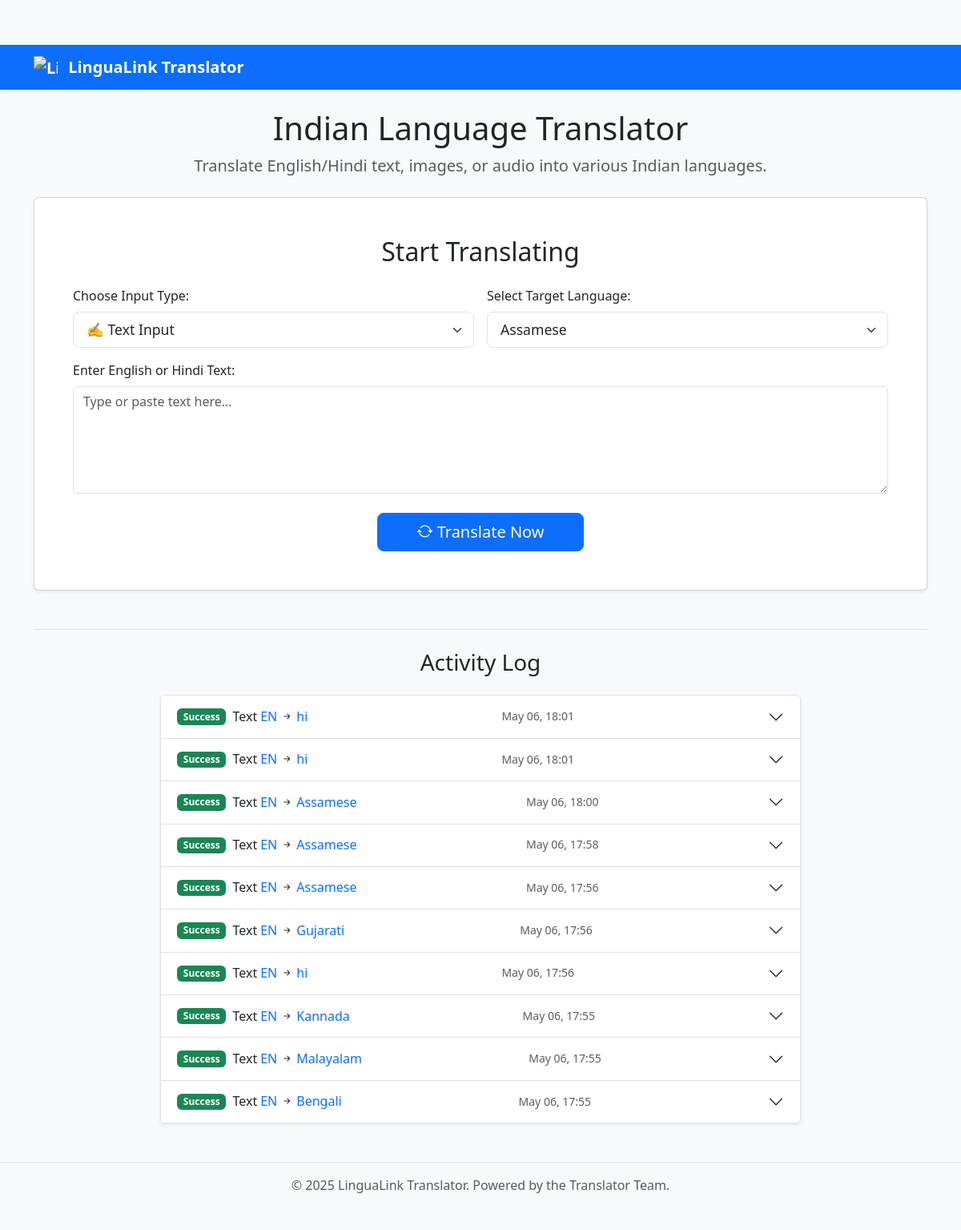
Before: / with the older database file.
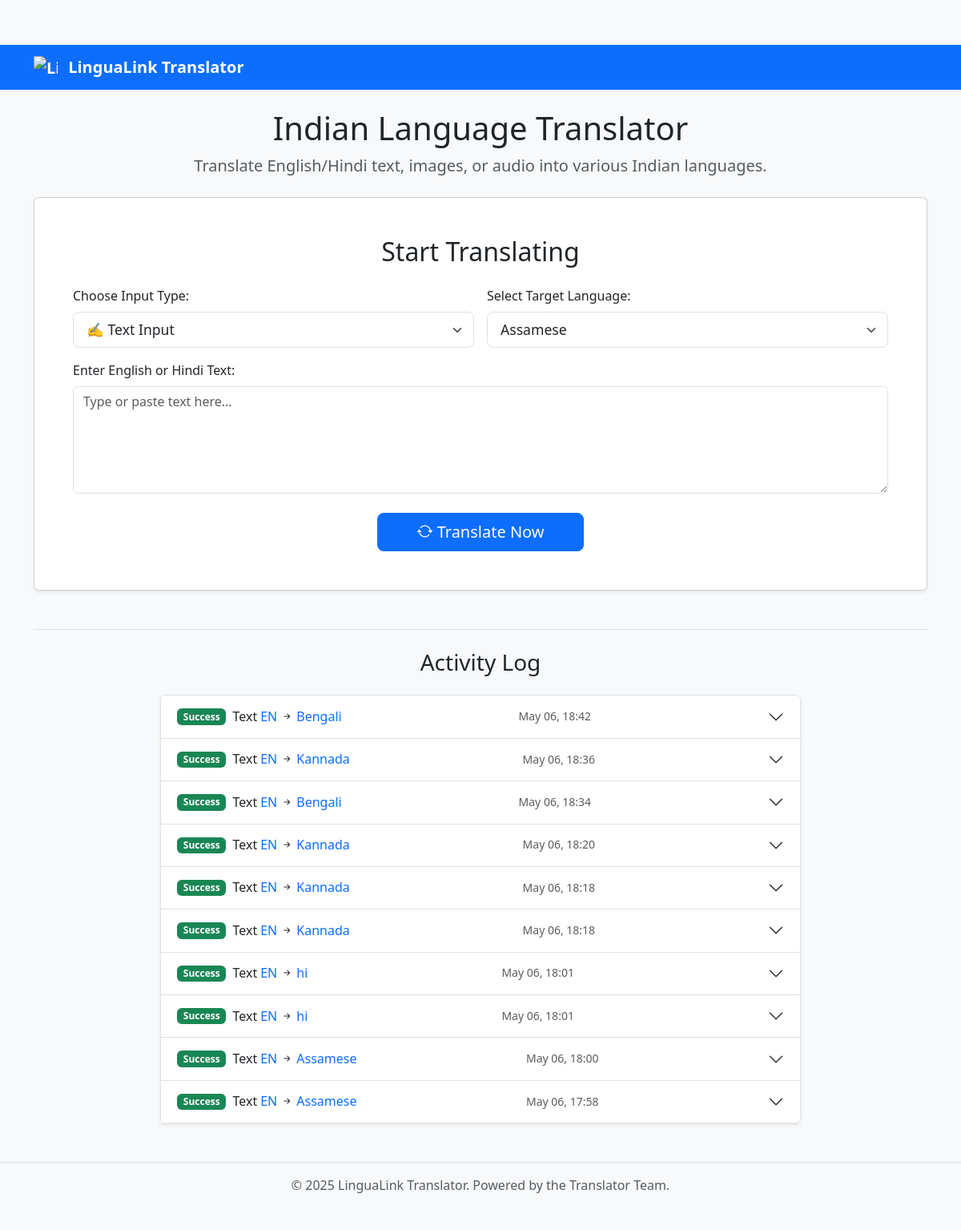
After: the same page with the newer database file.
### models.py (models this page shows, shortened)
class TranslationLog(db.Model):
    id = db.Column(db.Integer, primary_key=True)
    timestamp = db.Column(db.DateTime, default=datetime.utcnow)
    input_type = db.Column(db.String(20), nullable=False) # 'text', 'ocr', 'audio'
    source_language = db.Column(db.String(10), nullable=False) # e.g., 'en', 'hi'
    target_language = db.Column(db.String(10), nullable=False) # e.g., 'mr', 'ta', 'bn'
    original_text = db.Column(db.Text, nullable=True)
    translated_text = db.Column(db.Text, nullable=True)
    error_message = db.Column(db.Text, nullable=True) # Store errors if any

### app.py (the view, shortened to what this page needs)
@app.route('/', methods=['GET', 'POST'])
def index_route(): # Ensure the function name matches here
    translation_result = None
    original_text = request.form.get('text_input', '') if request.method == 'POST' else ''
    detected_lang_nllb = ""
    error = None
    default_target_friendly_name = list(utils.SUPPORTED_LANGUAGES.keys())[0]
    selected_target_friendly_name = request.form.get('target_language', default_target_friendly_name)
    main_result_tts_supported = False
    main_result_tts_code = 'en'
    recent_logs = TranslationLog.query.order_by(TranslationLog.timestamp.desc()).limit(10).all()
    selected_nllb_for_main_result = utils.SUPPORTED_LANGUAGES.get(selected_target_friendly_name)
    if selected_nllb_for_main_result: # Check if mapping exists
        tts_code_for_main = MASTER_TTS_CONFIG.get(selected_nllb_for_main_result) # Use .get() for safety
        if tts_code_for_main:
            main_result_tts_supported = True
            main_result_tts_code = tts_code_for_main
    return render_template(
        'index.html',
        utils_supported_languages=utils.SUPPORTED_LANGUAGES, # <--- THIS IS THE KEY VARIABLE
        selected_target_lang=selected_target_friendly_name,
        original_text=original_text,
        translation_result=translation_result,
        detected_lang=NLLB_TO_FRIENDLY_NAME.get(detected_lang_nllb, detected_lang_nllb),
        error=error,
        main_result_tts_supported=main_result_tts_supported,
        main_result_tts_code=main_result_tts_code,
        recent_logs=recent_logs,
        MASTER_TTS_CONFIG=MASTER_TTS_CONFIG,
        NLLB_TO_FRIENDLY_NAME=NLLB_TO_FRIENDLY_NAME,
        current_year=datetime.now().year,
    )

### templates/index.html (shortened to what the changed rows need)
<!DOCTYPE html>
<html lang="en">
<head>
    <link href="https://cdn.jsdelivr.net/npm/bootstrap@5.3.2/dist/css/bootstrap.min.css" rel="stylesheet">
    <link rel="stylesheet" href="https://cdn.jsdelivr.net/npm/bootstrap-icons@1.11.1/font/bootstrap-icons.css">
    <link rel="stylesheet" href="{{ url_for('static', filename='style.css') }}">
</head>
<body>
    <div class="container mt-4 mb-5">
        <div class="text-center mb-4">
            <h1>Indian Language Translator</h1>
        </div>
        <div class="card shadow-sm mb-4">
            <div class="card-body p-lg-5 p-4">
                <h2 class="card-title text-center mb-4">Start Translating</h2>
            </div>
        </div>
        <div class="mt-5 pt-4 border-top">
            {% if recent_logs %}
                <div class="accordion shadow-sm mx-auto" id="activityLogAccordion" style="max-width: 800px;">
                    {% for log in recent_logs %}
                    <div class="accordion-item">
                        <h2 class="accordion-header" id="heading{{ loop.index }}">
                            <button class="accordion-button collapsed" type="button" data-bs-toggle="collapse" data-bs-target="#collapse{{ loop.index }}" aria-expanded="false" aria-controls="collapse{{ loop.index }}">
                                <span class="badge {{ 'bg-success' if log.translated_text else 'bg-danger' }} me-2">{{ 'Success' if log.translated_text else 'Failed' }}</span>
                                <span class="fw-normal me-1">{{ log.input_type|title }}</span>
                                <span class="text-primary">{{ NLLB_TO_FRIENDLY_NAME.get(log.source_language, log.source_language)|upper }}</span>
                                <i class="bi bi-arrow-right-short mx-1"></i>
                                <span class="text-primary">{{ NLLB_TO_FRIENDLY_NAME.get(log.target_language, log.target_language) }}</span>
                                <span class="ms-auto text-muted small">{{ log.timestamp.strftime('%b %d, %H:%M') }}</span>
                            </button>
                        </h2>
                    </div>
                    {% endfor %}
                </div>
            {% else %}
                <p class="text-center text-muted">No recent translation activity logged.</p>
            {% endif %}
        </div>
    </div>
</body>
</html>

Changed rows visible on the page:
no longer on this page (row unchanged): TranslationLog: translated_text "Success", input_type "Text", get "EN", get "Assamese", timestamp "May 06, 17:56"
no longer on this page (row unchanged): TranslationLog: translated_text "Success", input_type "Text", get "EN", get "Gujarati", timestamp "May 06, 17:56"
no longer on this page (row unchanged): TranslationLog: translated_text "Success", input_type "Text", get "EN", get "hi", timestamp "May 06, 17:56"
no longer on this page (row unchanged): TranslationLog: translated_text "Success", input_type "Text", get "EN", get "Kannada", timestamp "May 06, 17:55"
no longer on this page (row unchanged): TranslationLog: translated_text "Success", input_type "Text", get "EN", get "Malayalam", timestamp "May 06, 17:55"
no longer on this page (row unchanged): TranslationLog: translated_text "Success", input_type "Text", get "EN", get "Bengali", timestamp "May 06, 17:55"
added TranslationLog: translated_text "Success", input_type "Text", get "EN", get "Bengali", timestamp "May 06, 18:42"
added TranslationLog: translated_text "Success", input_type "Text", get "EN", get "Kannada", timestamp "May 06, 18:36"
added TranslationLog: translated_text "Success", input_type "Text", get "EN", get "Bengali", timestamp "May 06, 18:34"
added TranslationLog: translated_text "Success", input_type "Text", get "EN", get "Kannada", timestamp "May 06, 18:20"
added TranslationLog: translated_text "Success", input_type "Text", get "EN", get "Kannada", timestamp "May 06, 18:18"
added TranslationLog: translated_text "Success", input_type "Text", get "EN", get "Kannada", timestamp "May 06, 18:18"
